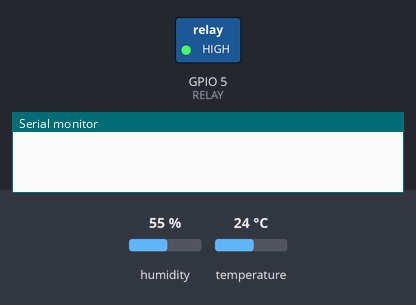
Bench run of a sketch on a simulated ESP32. On the bench: switched loads named in the sketch (green lamp = pin HIGH), the last lines printed to the serial monitor. Inputs (shaded band) come from the test bench; at power-on: temperature 24 °C, humidity 55 %. WiFi joins after 1.5 s; servers stay silent unless stated.

Above: at 3.0 s.
3.1 s: temperature set to 31 °C
7.3 s: temperature set to 34 °C
At 8.4 s:
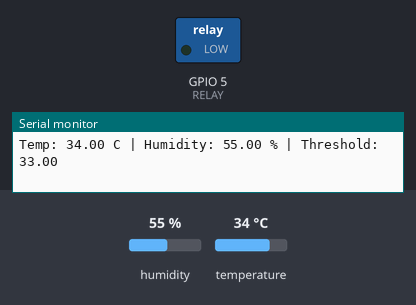
9.3 s: temperature set to 12 °C
At 12.6 s:
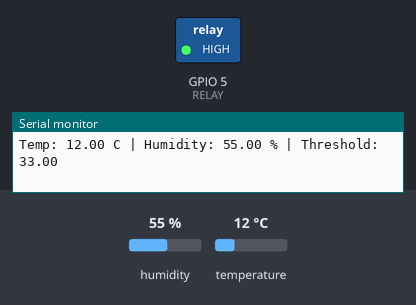
13.3 s: temperature set to 33 °C
At 16.9 s:
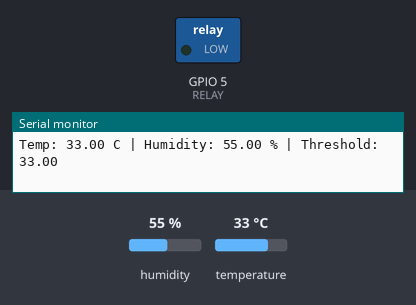
Timing chart, 0 to 18.3 s (numbered marks = the images above; inputs shaded):
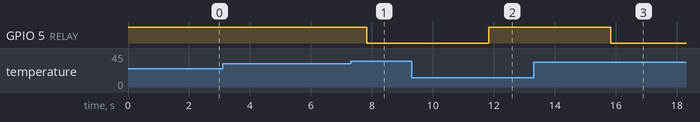

The sketch:

Temp-controlled-fan.ino
```cpp
#define BLYNK_TEMPLATE_ID "TMPL3u-kNvlep"
#define BLYNK_TEMPLATE_NAME "temperature controlled fan"
#define BLYNK_AUTH_TOKEN "D09kqhXxrDJNwhHmrFa6oPZR-T0orkZF"

#include <WiFi.h>
#include <BlynkSimpleEsp32.h>
#include <DHT.h>

char ssid[] = "cromastone";
char pass[] = "k12345678";

#define DHTPIN 4
#define RELAY 5

DHT dht(DHTPIN, DHT11);
BlynkTimer timer;

float threshold = 33;
bool manual = false;

void updateSystem() {
  float temp = dht.readTemperature();
  float hum = dht.readHumidity();

  if (isnan(temp) || isnan(hum))
    return;

  Blynk.virtualWrite(V1, temp);
  Blynk.virtualWrite(V2, hum);

  if (!manual) {
    if (temp >= threshold)
      digitalWrite(RELAY, LOW);
    else
      digitalWrite(RELAY, HIGH);
  }

  Serial.print("Temp: ");
  Serial.print(temp);
  Serial.print(" C | Humidity: ");
  Serial.print(hum);
  Serial.print(" % | Threshold: ");
  Serial.println(threshold);
}

BLYNK_WRITE(V0) {
  manual = param.asInt();

  if (manual)
    digitalWrite(RELAY, LOW);
  else
    digitalWrite(RELAY, HIGH);
}

BLYNK_WRITE(V3) {
  threshold = param.asFloat();
}

void setup() {
  Serial.begin(115200);

  pinMode(RELAY, OUTPUT);
  digitalWrite(RELAY, HIGH);

  dht.begin();
  Blynk.begin(BLYNK_AUTH_TOKEN, ssid, pass);
  Blynk.syncVirtual(V0, V3);
  timer.setInterval(2000L, updateSystem);
}

void loop() {
  Blynk.run();
  timer.run();
}
```

Measured:
- the behaviour switches between 32 and 33 °C on temperature (found by bisection; images 0 and 1)
- after the input at 7.3 s, GPIO 5 (RELAY): HIGH → LOW after 0.53 s
- after the input at 9.3 s, GPIO 5 (RELAY): LOW → HIGH after 2.5 s
- after the input at 13.3 s, GPIO 5 (RELAY): HIGH → LOW after 2.5 s
